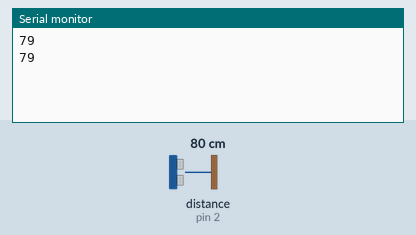
Simulated run of this sketch. Board: Arduino Uno, built with avr-gcc and run on an emulated ATmega328P. Shown: the last lines printed to the serial monitor. Wiring (inferred from the names in the program): ultrasonic range finder: trigger pin 13; echo pin 2. The inputs (shaded band) are chosen by the test bench; at power-on: distance to the obstacle (sensor on pin 2) 80 cm. The echo pulse lasts 58.3 µs per cm.

Above: at 2.8 s.
2.9 s: distance to the obstacle (sensor on pin 2) set to 2 cm
At 3.8 s:
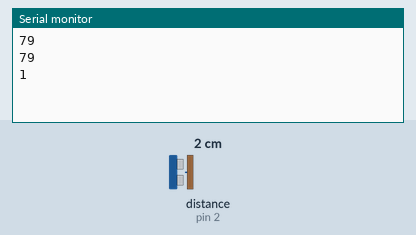
4.4 s: distance to the obstacle (sensor on pin 2) set to 4 cm
At 5.4 s:
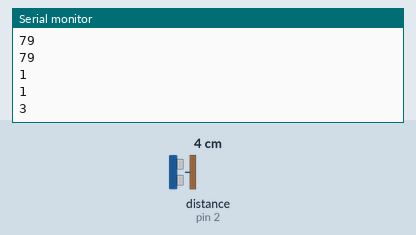
Timing chart, 0 to 7.4 s (numbered marks = the images above; inputs shaded):
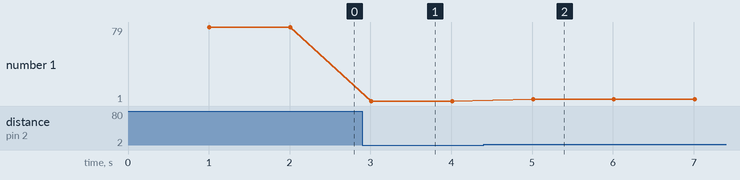

Measured:
- after the input at 2.9 s, the serial monitor: prints a new line after 0.11 s (image 1)
- after the input at 4.4 s, the serial monitor: prints a new line after 0.61 s (image 2)
- plotted number 1: 79 → 1 after the input at 2.9 s, 1 → 3 after the input at 4.4 s

The sketch:

ULTRASONIC_TEST.ino
```cpp
/*
  GIWIL GIDWANI
  ULTRASONIC_TEST
  13/9/2018
*/

const double vSpeed= 0.0343;

const int trigPin=13;

const int echoPin=2;

const int INTP=9600;

float distance;

long duration;

void setup() {
  pinMode(trigPin,OUTPUT);
  pinMode(echoPin,INPUT);
  Serial.begin(INTP);
}

void loop(){
    delay(1000);
    Serial.println(measureDistance());
}

int measureDistance(){
  digitalWrite(trigPin,LOW);
  delayMicroseconds(2);
  digitalWrite(trigPin,HIGH);
  delayMicroseconds(10);
  digitalWrite(trigPin,LOW);

  duration=pulseIn(echoPin,HIGH);
  distance=(duration*vSpeed)/2;

  return(distance);
}
```
